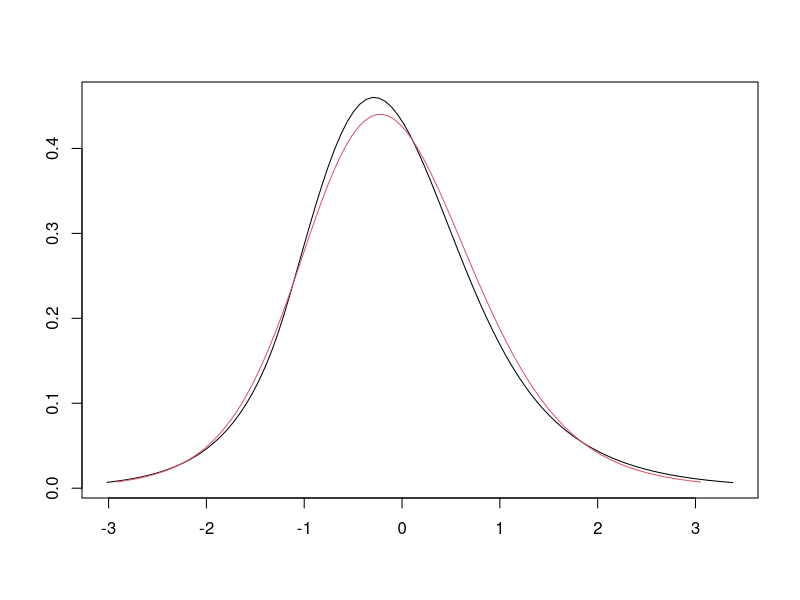

The R script that drew this image:
library(polspline)


### Name: oldlogspline.to.logspline
### Title: Logspline Density Estimation - 1992 to 1997 version
### Aliases: oldlogspline.to.logspline
### Keywords: distribution smooth

### ** Examples

x <- rnorm(100)
fit.old <- oldlogspline(x)
fit.translate <- oldlogspline.to.logspline(fit.old,x)
fit.new <- logspline(x)
plot(fit.new)
plot(fit.old,add=TRUE,col=2)
#
# should look almost the same, the differences are the
# different fitting routines
#
